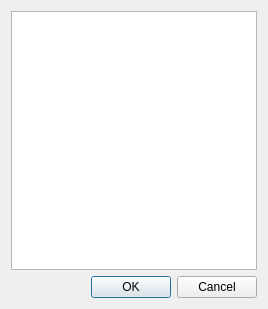
<?xml version="1.0" encoding="UTF-8"?>
<ui version="4.0">
 <class>DialogSelectBill</class>
 <widget class="QDialog" name="DialogSelectBill">
  <property name="geometry">
   <rect>
    <x>0</x>
    <y>0</y>
    <width>268</width>
    <height>309</height>
   </rect>
  </property>
  <property name="windowTitle">
   <string>Выберите счет</string>
  </property>
  <layout class="QVBoxLayout" name="verticalLayout">
   <item>
    <widget class="QTableView" name="tableView">
     <property name="selectionMode">
      <enum>QAbstractItemView::SingleSelection</enum>
     </property>
     <property name="selectionBehavior">
      <enum>QAbstractItemView::SelectRows</enum>
     </property>
     <attribute name="verticalHeaderVisible">
      <bool>false</bool>
     </attribute>
    </widget>
   </item>
   <item>
    <widget class="QDialogButtonBox" name="buttonBox">
     <property name="orientation">
      <enum>Qt::Horizontal</enum>
     </property>
     <property name="standardButtons">
      <set>QDialogButtonBox::Cancel|QDialogButtonBox::Ok</set>
     </property>
    </widget>
   </item>
  </layout>
 </widget>
 <resources/>
 <connections>
  <connection>
   <sender>buttonBox</sender>
   <signal>accepted()</signal>
   <receiver>DialogSelectBill</receiver>
   <slot>accept()</slot>
   <hints>
    <hint type="sourcelabel">
     <x>248</x>
     <y>254</y>
    </hint>
    <hint type="destinationlabel">
     <x>157</x>
     <y>274</y>
    </hint>
   </hints>
  </connection>
  <connection>
   <sender>buttonBox</sender>
   <signal>rejected()</signal>
   <receiver>DialogSelectBill</receiver>
   <slot>reject()</slot>
   <hints>
    <hint type="sourcelabel">
     <x>316</x>
     <y>260</y>
    </hint>
    <hint type="destinationlabel">
     <x>286</x>
     <y>274</y>
    </hint>
   </hints>
  </connection>
 </connections>
</ui>
